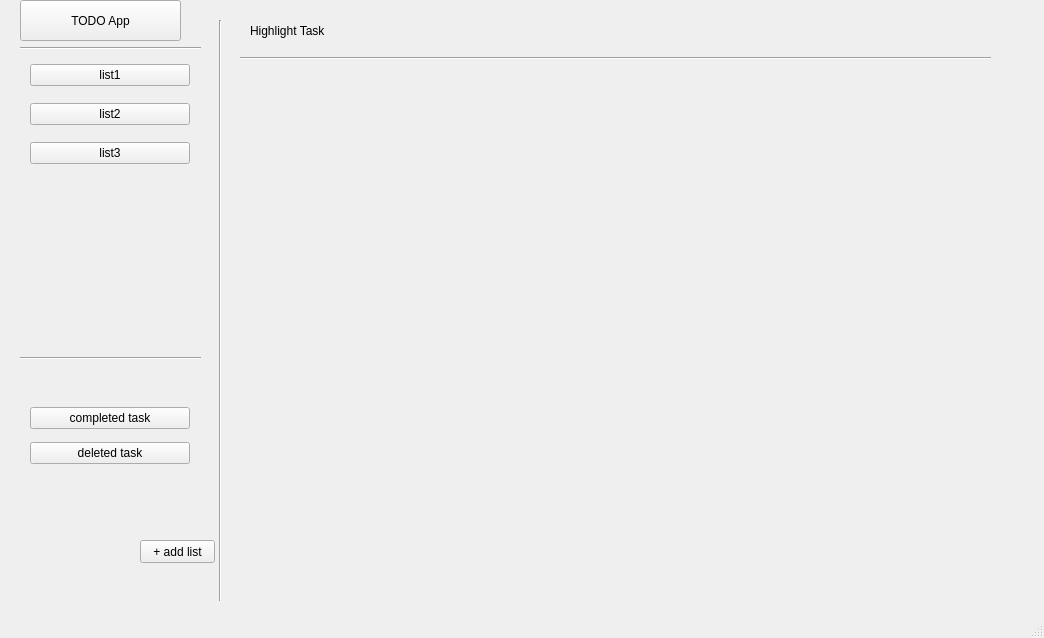
<?xml version="1.0" encoding="UTF-8"?>
<ui version="4.0">
 <class>MainWindow</class>
 <widget class="QMainWindow" name="MainWindow">
  <property name="geometry">
   <rect>
    <x>0</x>
    <y>0</y>
    <width>1044</width>
    <height>638</height>
   </rect>
  </property>
  <property name="windowTitle">
   <string>MainWindow</string>
  </property>
  <widget class="QWidget" name="centralwidget">
   <widget class="Line" name="left_top_line">
    <property name="geometry">
     <rect>
      <x>20</x>
      <y>40</y>
      <width>181</width>
      <height>16</height>
     </rect>
    </property>
    <property name="styleSheet">
     <string notr="true">font: 20pt &quot;MS Shell Dlg 2&quot;;
font: 48pt &quot;MS Shell Dlg 2&quot;;</string>
    </property>
    <property name="orientation">
     <enum>Qt::Horizontal</enum>
    </property>
   </widget>
   <widget class="Line" name="menu_line">
    <property name="geometry">
     <rect>
      <x>210</x>
      <y>20</y>
      <width>20</width>
      <height>581</height>
     </rect>
    </property>
    <property name="orientation">
     <enum>Qt::Vertical</enum>
    </property>
   </widget>
   <widget class="Line" name="left_under_line">
    <property name="geometry">
     <rect>
      <x>20</x>
      <y>350</y>
      <width>181</width>
      <height>16</height>
     </rect>
    </property>
    <property name="styleSheet">
     <string notr="true">font: 20pt &quot;MS Shell Dlg 2&quot;;
font: 48pt &quot;MS Shell Dlg 2&quot;;</string>
    </property>
    <property name="orientation">
     <enum>Qt::Horizontal</enum>
    </property>
   </widget>
   <widget class="QWidget" name="verticalLayoutWidget">
    <property name="geometry">
     <rect>
      <x>30</x>
      <y>50</y>
      <width>160</width>
      <height>131</height>
     </rect>
    </property>
    <layout class="QVBoxLayout" name="verticalLayout">
     <property name="spacing">
      <number>3</number>
     </property>
     <item>
      <widget class="QPushButton" name="list1button">
       <property name="styleSheet">
        <string notr="true"/>
       </property>
       <property name="text">
        <string>list1</string>
       </property>
      </widget>
     </item>
     <item>
      <widget class="QPushButton" name="list2button">
       <property name="text">
        <string>list2</string>
       </property>
      </widget>
     </item>
     <item>
      <widget class="QPushButton" name="list3button">
       <property name="text">
        <string>list3</string>
       </property>
      </widget>
     </item>
    </layout>
   </widget>
   <widget class="QWidget" name="verticalLayoutWidget_2">
    <property name="geometry">
     <rect>
      <x>30</x>
      <y>400</y>
      <width>160</width>
      <height>71</height>
     </rect>
    </property>
    <layout class="QVBoxLayout" name="verticalLayout_2">
     <item>
      <widget class="QPushButton" name="completebutton">
       <property name="text">
        <string>completed task</string>
       </property>
      </widget>
     </item>
     <item>
      <widget class="QPushButton" name="deletebutton">
       <property name="text">
        <string>deleted task</string>
       </property>
      </widget>
     </item>
    </layout>
   </widget>
   <widget class="QPushButton" name="addlistbutton">
    <property name="geometry">
     <rect>
      <x>140</x>
      <y>540</y>
      <width>75</width>
      <height>23</height>
     </rect>
    </property>
    <property name="text">
     <string>+ add list</string>
    </property>
   </widget>
   <widget class="Line" name="top_line">
    <property name="geometry">
     <rect>
      <x>240</x>
      <y>50</y>
      <width>751</width>
      <height>16</height>
     </rect>
    </property>
    <property name="orientation">
     <enum>Qt::Horizontal</enum>
    </property>
   </widget>
   <widget class="QLabel" name="highlight_label">
    <property name="geometry">
     <rect>
      <x>250</x>
      <y>10</y>
      <width>191</width>
      <height>41</height>
     </rect>
    </property>
    <property name="styleSheet">
     <string notr="true">font: 20pt &quot;MS Shell Dlg 2&quot;;</string>
    </property>
    <property name="text">
     <string>Highlight Task</string>
    </property>
   </widget>
   <widget class="QPushButton" name="todobutton">
    <property name="geometry">
     <rect>
      <x>20</x>
      <y>0</y>
      <width>161</width>
      <height>41</height>
     </rect>
    </property>
    <property name="styleSheet">
     <string notr="true">font: 20pt &quot;MS Shell Dlg 2&quot;;</string>
    </property>
    <property name="text">
     <string>TODO App</string>
    </property>
   </widget>
  </widget>
  <widget class="QMenuBar" name="menubar">
   <property name="geometry">
    <rect>
     <x>0</x>
     <y>0</y>
     <width>1044</width>
     <height>21</height>
    </rect>
   </property>
  </widget>
  <widget class="QStatusBar" name="statusbar"/>
 </widget>
 <resources/>
 <connections/>
</ui>
